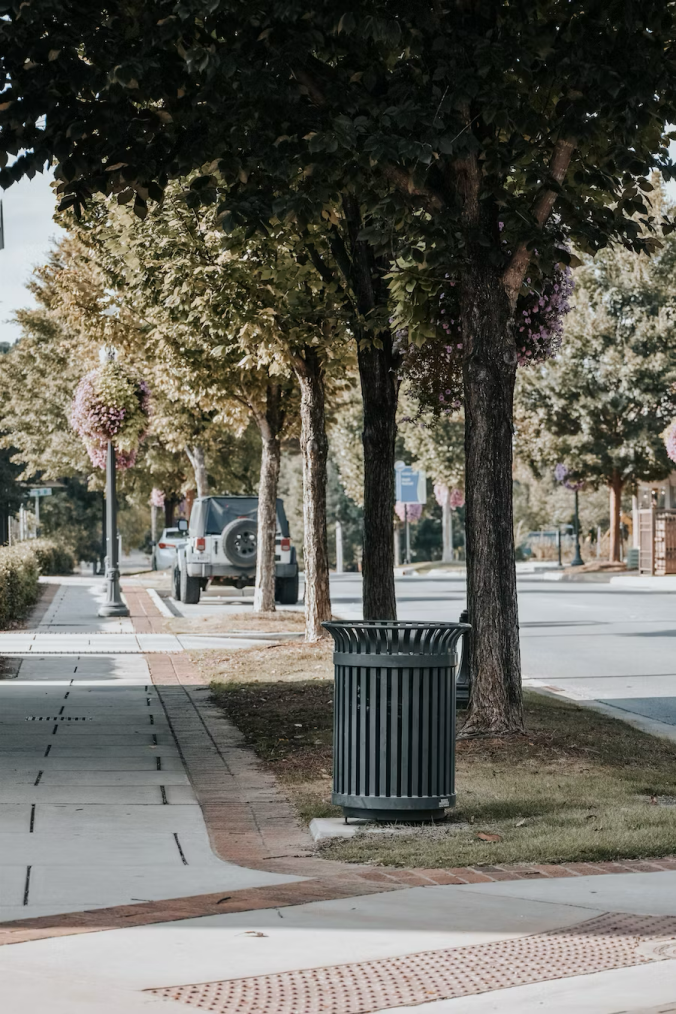
#> input picture BiCamera/Image1.png, 676 x 1014 px; its folder holds only this picture in this run
$ python canny.py
#> lines starting #> are read from the running program, lines starting #| are printed output that depends on the picture
import cv2
import os

def edge_detection(filename, number):
    # 构造完整的文件名
#> called with filename = 'Image', number = 1
    full_filename = f"{filename}{number}.png"

    # 检查文件是否存在
    if not os.path.exists(full_filename):
        print(f"文件 {full_filename} 不存在")
        return None

    # 读取图像
    img = cv2.imread(full_filename)
#> img is the input picture: shape (1014, 676, 3); mean B, G, R 92.6, 100.8, 102.3

    # 转换为灰度图像
    gray = cv2.cvtColor(img, cv2.COLOR_BGR2GRAY)
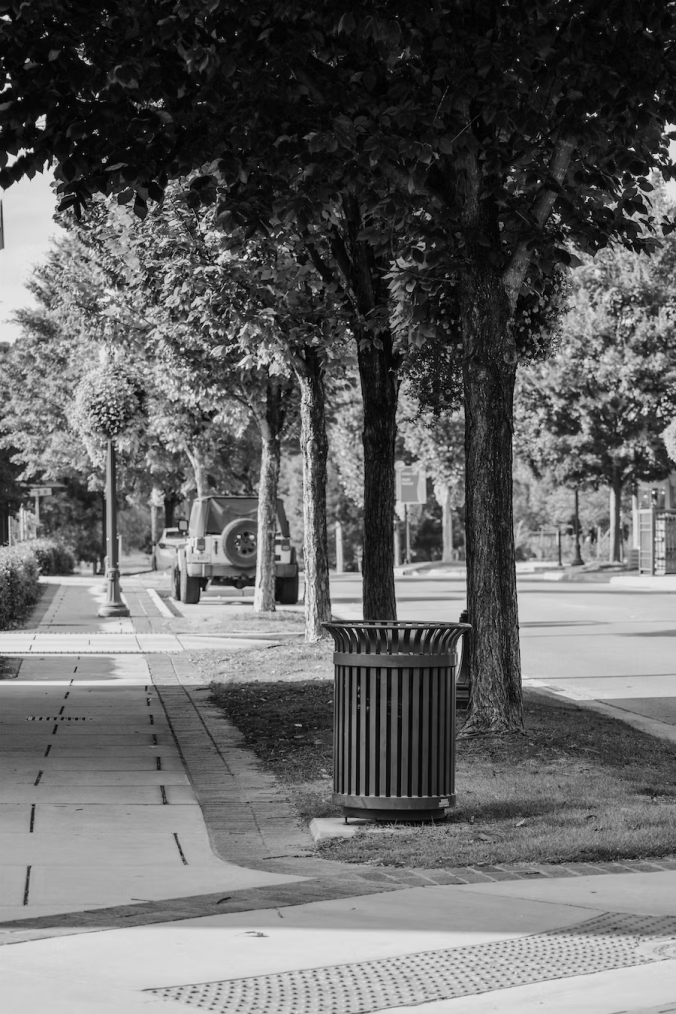
#> gray: shape (1014, 676); min 0, max 232, mean 100.3

    # 执行边缘检测
    edges = cv2.Canny(gray, 75, 250)
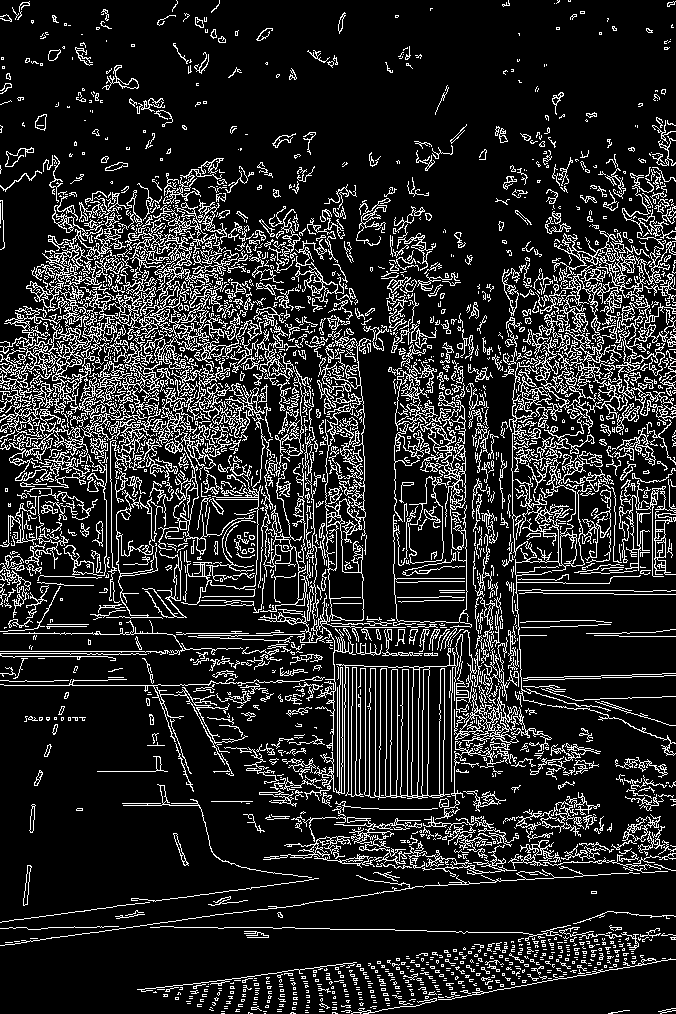
#> edges: shape (1014, 676); 15.1% white in thin lines or dots

    # 返回边缘检测后的图像
    return edges

# 读取所有图像，名字为Image1.png, Image2.png, ..., Image10.png
for i in range(1, 11):
    edges = edge_detection("Image", i)

    # 显示图像
    if edges is not None:
        cv2.imshow('Edges', edges)
        cv2.destroyAllWindows()

    # 保存图像
    cv2.imwrite(f"Image{i}_edges.png", edges)
